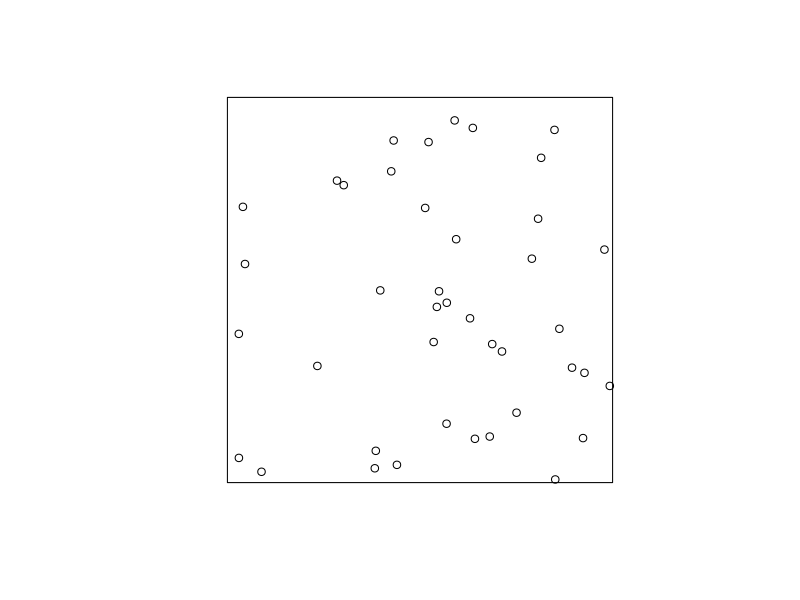
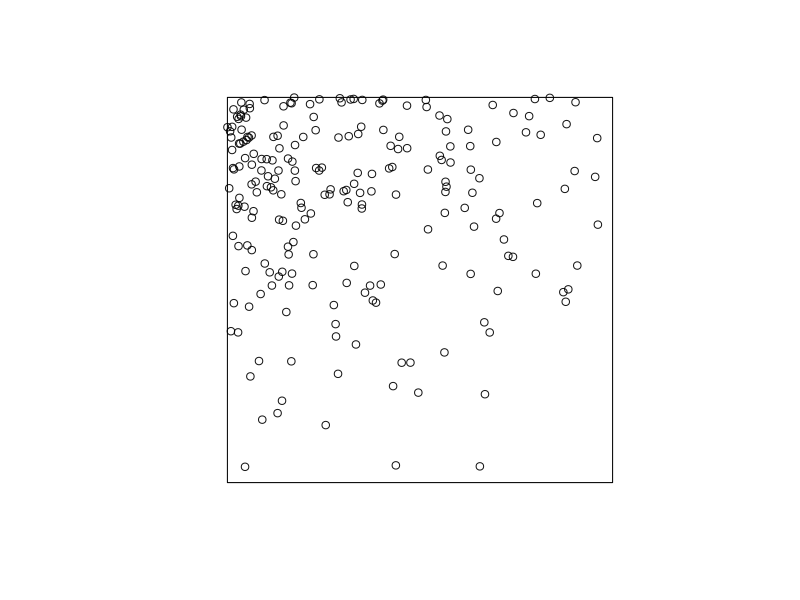
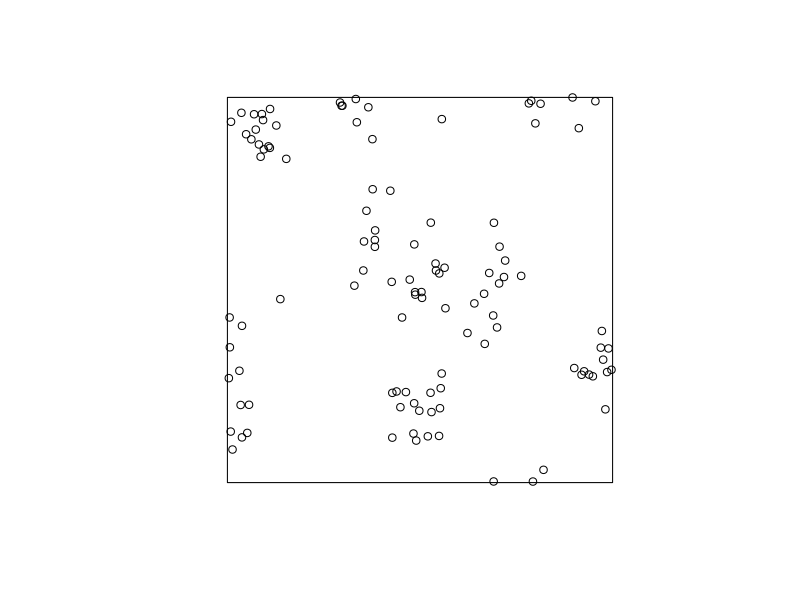
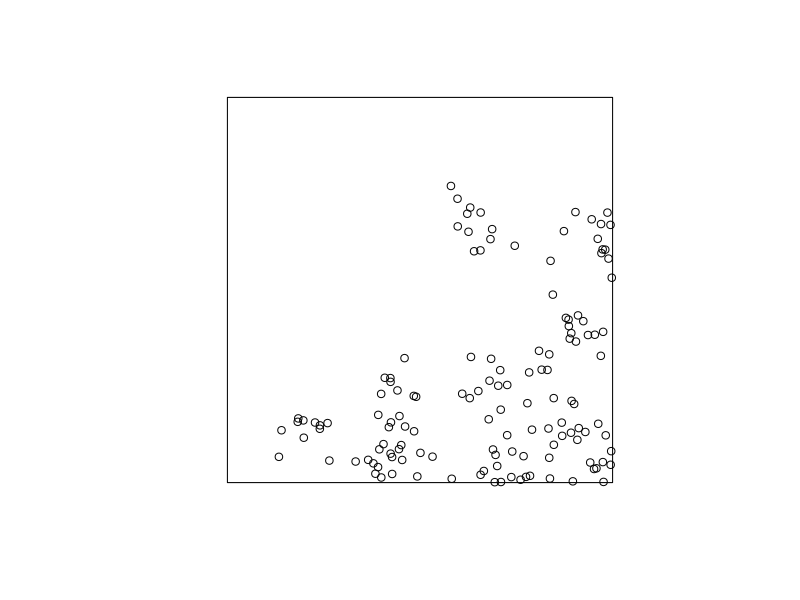
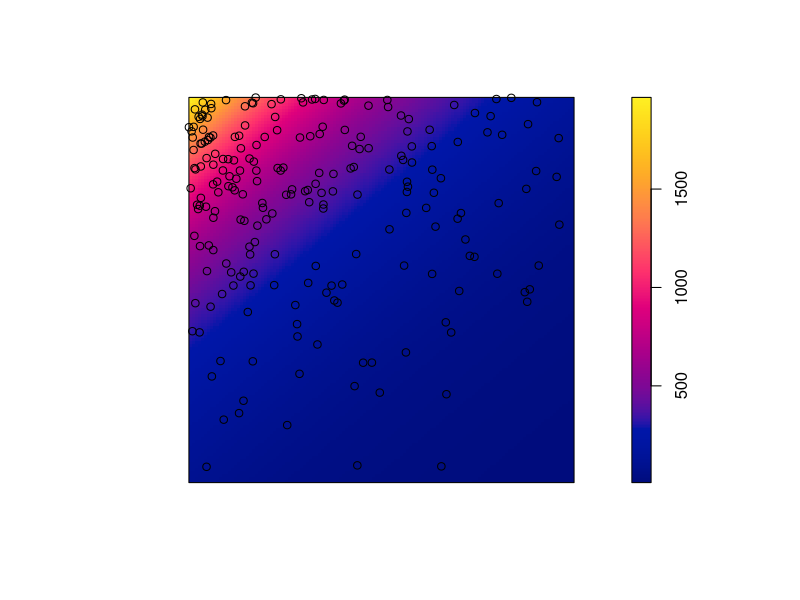
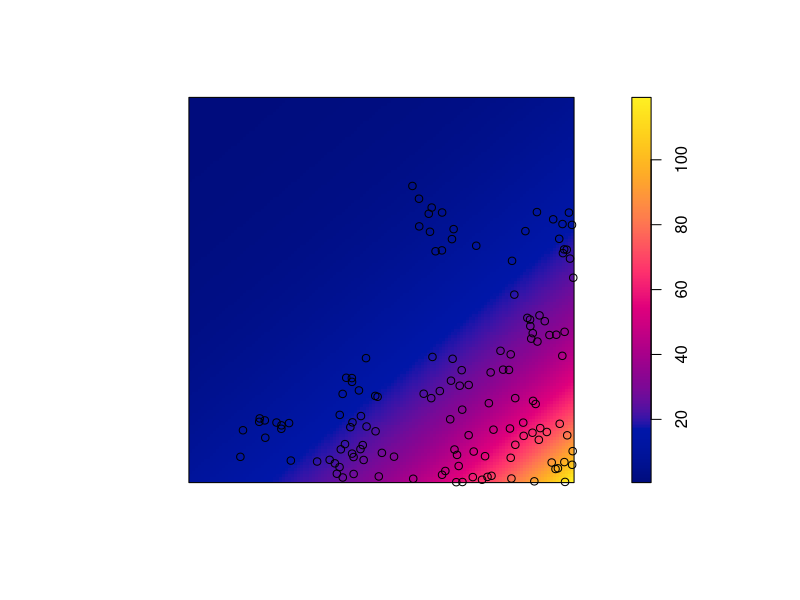

Write the R code that produced these figures, in order. (Note: this script raises an error after producing the figures.)
library(spatstat)

################################################################################
## Figuras de exemplos dos 4 processos, para os exercicios
################################################################################
## Poisson homogeneo
pp.1 <- rpoispp(35, win = unit.square())
## Poisson inhomogeneous
##Z <- as.im(function(x,y){ifelse(x>0.5, 25, 100)}, unit.square())
## Using a raster image
Z1 <- as.im(function(x,y){100 * exp(-2.5*x + 3*y)}, unit.square())
pp.2 <- rpoispp(Z1)
## Thomas homogeneous
pp.3 <- rThomas(kappa = mean(Z1/10), scale = 0.05, mu = 10)
##inhomogeneous
Z2 <- as.im(function(x,y)10 * exp(2.5*x - 3*y), unit.square())
pp.4 <- rThomas(kappa = function(x,y){10 * exp(2.5*x - 3*y)}, 0.05, 10, win = unit.square())


## Save plots
png("images/point_pattern_examples%02d.png")
plot(pp.1, main = "")
plot(pp.2, main = "")
plot(pp.3, main = "")
plot(pp.4, main = "")
image(Z1, main = "")
points(pp.2)
image(Z2, main = "")
points(pp.4)
dev.off()


################################################################################
## ## r  L de Ripley
################################################################################

LTH1 <- Lest(TH1)
LIP1 <- Lest(IP1)
plot(LTH1, iso-r ~ r)
plot(LIP1, iso-r ~ r, add=TRUE)

## Poisson homogeneo
HP2 <- rpoispp(lambda = 100, win = unit.square(), nsim = 100)
LHP2 <- lapply(HP2, Lest)
plot(LHP2[[1]], iso~r)
abline(0,1, col="blue")
plot(LTH1, iso-r ~ r,  main="")
lapply(LHP2, plot, add = TRUE, iso-r~r, col="gray")
plot(LIP1, iso-r ~ r, add = TRUE)
## Envelopes
HP1.e <- envelope(HP1[[1]], Lest,nsim=39)

## To set common limits
a <- plot(HP1.e, . -r ~ r, limitsonly=TRUE)
b <- plot(LTH1, iso-r ~ r, limitsonly=TRUE)
xlim <- range(a$xlim, b$xlim)
ylim <- range(a$ylim, b$ylim)
##
plot(HP1.e, . -r ~ r, legend = FALSE, main = "", xlim = xlim, ylim = ylim)
plot(LTH1, iso-r ~ r, add = TRUE)
## Xarada:
TH2 <- rThomas(kappa = 10, scale = 0.1, mu = 20, win = unit.square())
plot(TH2)
plot(envelope(TH2, Lest, nsim =100), .-r ~r, legend=FALSE) 
################################################################################



## Fit models for homogeneous and inhomogeneous Poisson
m0 <- ppm(pp ~ 1)
m1 <- ppm(pp ~ Z)
AIC(m0)
AIC(m1)

## Observed K
K.pp <- Kinhom(pp)
plot(K.pp)
## Envelopes das funcoes K
m0.env <- envelope(m0, nsim =1000)
m1.env <- envelope(m1, nsim =1000)
plot(m0.env)
plot(m1.env)

## Previstos pelos modelos
m0.pred <- predict(m0)
m1.pred <- predict(m1, type = "trend")
image(m1.pred)
image(m0.pred)

################################################################################
## Examples of Thomas Process (simula a intensidade do cluster , verificar se é o mesmo que o artigo
##homogeneous
X <- rThomas(kappa = mean(Z/10), scale = 0.05, mu = 10)
plot(X)
##inhomogeneous
Z2 <- as.im(function(x,y){ifelse(x>0.5, 25, 100)}, owin(c(-2,2), c(-2,2)))
Y <- rThomas(kappa = Z2, 0.01, 10, win = unit.square())
Y <- rThomas(kappa = function(x,y){10 * exp(-2.5*x + 3*y)}, 0.05, 10, win = unit.square())
image(Z)
points(Y)
plot(Y, main = "A")

## Observed K
K.X <- Kinhom(X)
plot(K.X)


################################################################################

## Beilschmiedia pendula in BCI.: aqui acho que precisa reescalonar , pq as densidades estao altissimas
## Usa o mapa de elevacao
bci.E <- exp(bei.extra$elev/10 - 20)*5e-6
bci.pp <- rpoispp(bci.E)
image(bei.extra$elev, main = "")
##points(bei, cex = 0.5, pch = 19)
points(bci.pp)
## Densidade
bci.lambda <- summary(bci.pp)$intensity

##
bci.Z <- bei.extra$elev
bci.m0 <- ppm(bci.pp ~ 1)
bci.m1 <- ppm(bci.pp ~ bci.Z)
image(predict(bci.m1, type = "trend"))

## Envelopes das funcoes L de Ripley
bci.m0.env <- envelope(bci.m0, Kest,  nsim =1000, transform=expression(sqrt(./pi)-r))
bci.m1.env <- envelope(bci.m1, Kest, nsim =1000, transform=expression(sqrt(./pi)-r))
plot(bci.m0.env)
plot(bci.m1.env)
AIC(bci.m1)
AIC(bci.m0)
